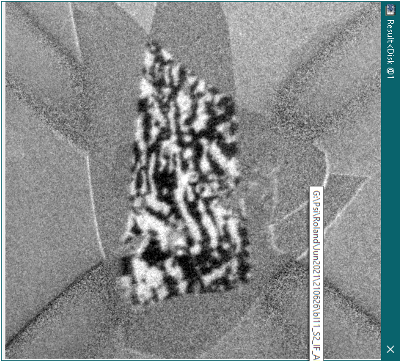
#> input picture examples/data/device_25_7_example.png, 400 x 362 px
$ python -i loaders.py   (imports and definitions only)
#> lines starting #> are read from the running program, lines starting #| are printed output that depends on the picture; after the words box and inside, x2 and y2 are one past the last pixel; in counts of white or black regions, pixels touching at a corner belong together
"""
loaders.py -- input handling.

Two entry points:
  load_image(path)        -> grayscale float array in [0,1], chrome stripped
  load_xy_mz_txt(path)    -> integer m_z grid (H,W) from a 3-column x,y,mz file
"""

import numpy as np
from PIL import Image
from scipy import ndimage as ndi
from skimage import measure


# [5 lines left out: function neighbor_structure, not called in this run]


# ----------------------------------------------------------------------
def _keep_largest(mask):
    lbl = measure.label(mask)
    if lbl.max() < 1:
        return mask
    sizes = np.bincount(lbl.ravel())
    sizes[0] = 0
    return lbl == sizes.argmax()


def _remove_small(mask, min_px, connectivity=None):
    if connectivity is not None:
        lbl, _ = ndi.label(mask, structure=neighbor_structure(connectivity))
    else:
        lbl = measure.label(mask)
    if lbl.max() < 1:
        return mask
    sizes = np.bincount(lbl.ravel())
    keep = np.where(sizes >= min_px)[0]
    keep = keep[keep != 0]
    return np.isin(lbl, keep)


# ----------------------------------------------------------------------
# [8 lines left out: function load_image, not called in this run]
def load_image(path, strip_chrome=True, chroma_tol=12, clip=(0.5, 99.5)):
    """
    Load an XMCD-PEEM image as a normalized grayscale float array.

    Robust to 16-bit / float TIFFs and to hot/dead pixels: contrast is
    normalized between the `clip` percentiles (default 0.5-99.5) rather than
    raw min/max, so a few saturated pixels can no longer crush all the real
    domain contrast into a narrow gray band.

    For colour screenshots (RGB/RGBA), if strip_chrome is True the colored
    acquisition-software UI is discarded by keeping the largest near-grayscale
    region. Grayscale TIFFs are loaded directly (no chrome logic).
    """
#> called with strip_chrome = True, chroma_tol = 12, clip = (0.5, 99.5)
    im = Image.open(path)
#> im is the input picture: PIL image 400x362 RGBA; mean R, G, B, A 131.7, 136.4, 136.8, 253
    is_color = im.mode in ("RGB", "RGBA", "P")
#> is_color = True
    if is_color:
        rgb = np.asarray(im.convert("RGB")).astype(float)
        R, G, B = rgb[..., 0], rgb[..., 1], rgb[..., 2]
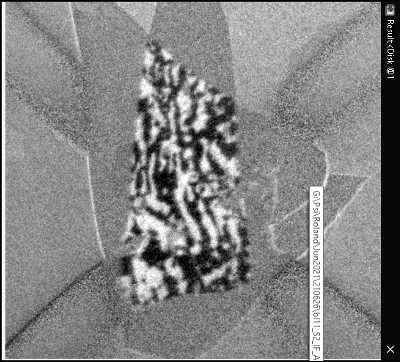
#> R: shape (362, 400) float64; min 0, max 255, mean 131.7
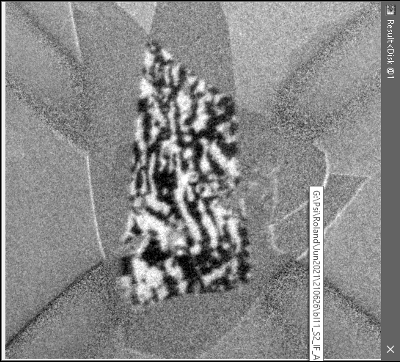
#> G: shape (362, 400) float64; min 0, max 255, mean 136.4
        gray = (R + G + B) / 3.0
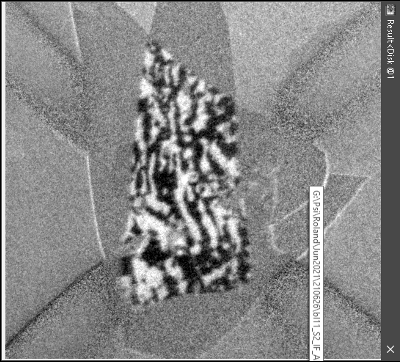
#> gray: shape (362, 400) float64; min 0, max 255, mean 135
        if strip_chrome:
            chroma = np.maximum(np.abs(R - G), np.abs(G - B))
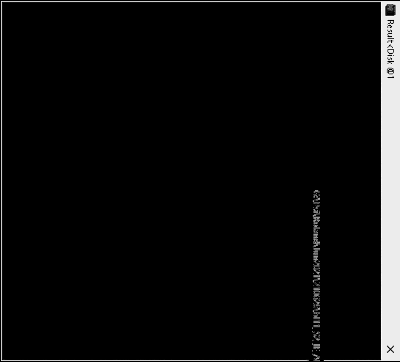
#> chroma: shape (362, 400) float64; min 0, max 97, mean 4.9; drawn with min black and max white
            data_area = _keep_largest(
                _remove_small(ndi.binary_fill_holes(chroma < chroma_tol), 2000)
            )
#> in _remove_small, `lbl = measure.label(mask)`:
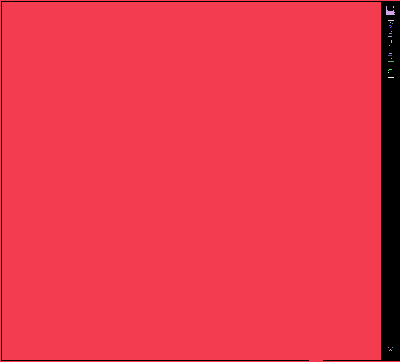
#> lbl: shape (362, 400) int32; 23 distinct labels, from 0 to 22; one colour per label, 0 black
#> in _remove_small, `lbl = measure.label(mask)`:
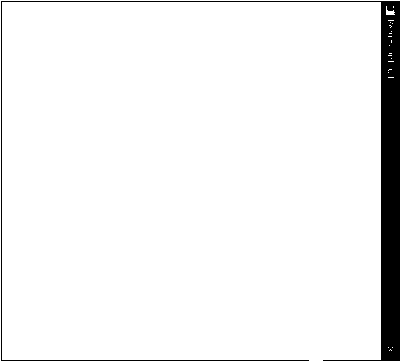
#> mask: shape (362, 400) bool; 94.6% white; 1 black region, box (x1, y1, x2, y2) and area: (1, 1, 400, 361) 7847
#> in _remove_small, `sizes = np.bincount(lbl.ravel())`: sizes = 23 values, max 136856 at index 1, min 1 at index 5, mean 6295.7
#> in _remove_small, `keep = np.where(sizes >= min_px)[0]`: keep = [0, 1]
#> in _remove_small, `keep = keep[keep != 0]`: keep = [1]
#> in _remove_small, `return np.isin(lbl, keep)`: returned value: shape (362, 400) bool; 94.5% white; 1 black region, box (x1, y1, x2, y2) and area: (1, 1, 400, 361) 7944
#> in _keep_largest, `sizes = np.bincount(lbl.ravel())`: sizes = [7944, 136856]
            if data_area.any():
                ys, xs = np.where(data_area)
                gray = gray[ys.min():ys.max() + 1, xs.min():xs.max() + 1]
    else:
        # 16-bit / float / 8-bit grayscale TIFF or PNG -> load as float directly
        gray = np.asarray(im.convert("F")).astype(float)

    lo, hi = np.percentile(gray, clip)
#> lo = 0; hi = 255
    if hi <= lo:                      # degenerate (flat) image
        lo, hi = gray.min(), gray.max()
    img = np.clip((gray - lo) / (hi - lo + 1e-12), 0.0, 1.0)
    return img


# [100 lines left out: functions _full_scale, load_picture, detect_map_mode, load_asymmetry_map, load_xy_mz_txt, not called in this run]

>>> result = load_image('../../examples/data/device_25_7_example.png')
